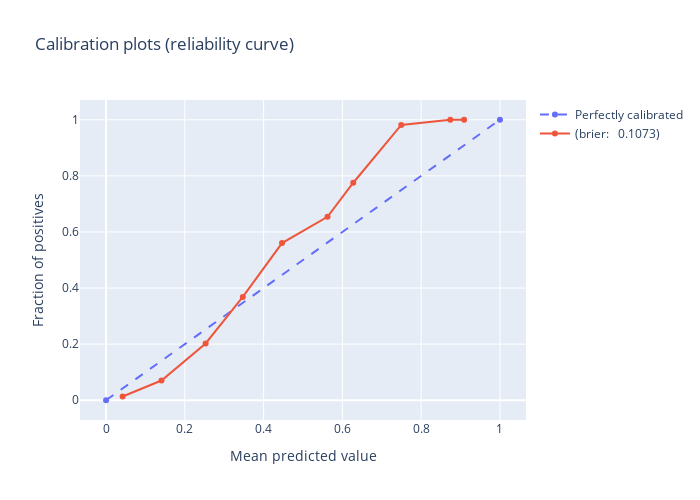

Notebook cell for this chart:
### Code cell
check = CalibrationScore()
check.run(test_ds, model)

### Figure 1 — Plotly figure (JSON) as saved in the notebook; plotly's stock layout.template omitted (floating-point values rounded to 4 significant figures)
{"data": [{"line": {"dash": "dash", "width": 2}, "name": "Perfectly calibrated", "type": "scatter", "x": [0, 1], "y": [0, 1]}, {"mode": "lines+markers", "name": "(brier:   0.1073)", "type": "scatter", "x": [0.04206, 0.1407, 0.2527, 0.3471, 0.4467, 0.5622, 0.6276, 0.7494, 0.874, 0.909], "y": [0.01341, 0.07022, 0.2024, 0.3683, 0.5602, 0.6538, 0.7754, 0.9817, 1, 1]}], "layout": {"height": 500, "title": {"text": "Calibration plots (reliability curve)"}, "width": 700, "xaxis": {"title": {"text": "Mean predicted value"}}, "yaxis": {"title": {"text": "Fraction of positives"}}}}
